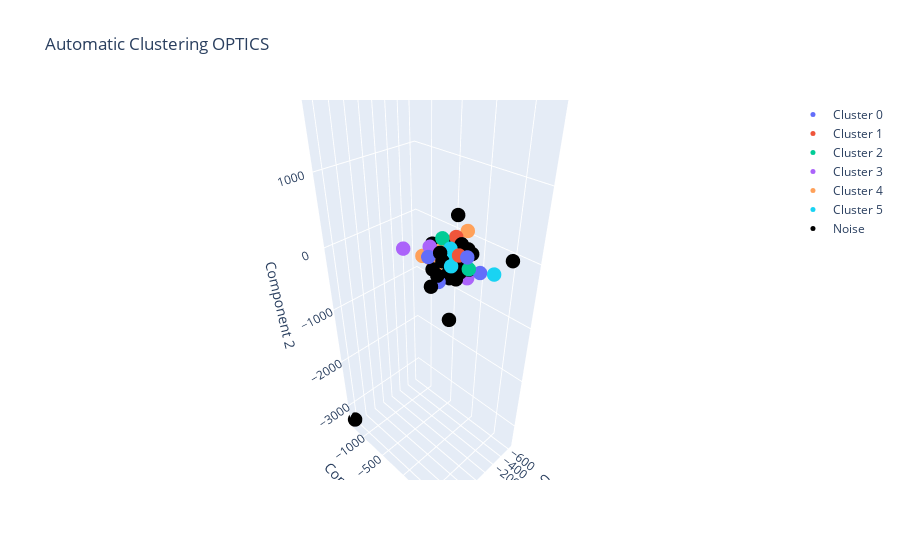

Write notebook code for a chart like this one.
### Markdown cell above
## Step 2 - Unsupervised Learning
### Applying OPTICS clustering algorithm

- No need to specify the number of clusters in advance;
- Robust to outliers;
- Suitable for clusters with varying density


The first method is to use the OPTICS clustering algorithm and letting the built-in automatic 
procedure to select the most suitable $\epsilon$ for each cluster.

### Code cell
clustered_pairs, clust = ps.cluster_using_optics(min_samples=3)
ps.plot_clustering_info(method='OPTICS', n_dimensions=3)

### Figure 1 — Plotly figure (JSON) as saved in the notebook; plotly's stock layout.template omitted (floating-point values rounded to 4 significant figures)
{"data": [{"marker": {"size": 5}, "mode": "markers", "name": "Cluster 0", "type": "scatter3d", "x": [116.7, -248.7, 295.6, 42.84], "y": [-83.08, 278.4, -86.17, 301.2], "z": [-315.8, -182.9, 126.5, 177.8]}, {"marker": {"size": 5}, "mode": "markers", "name": "Cluster 1", "type": "scatter3d", "x": [34.52, -169.7, -185.6, -179.6], "y": [166.3, -272.9, -25.93, -75.44], "z": [143.7, -94.19, -220.1, 214.0]}, {"marker": {"size": 5}, "mode": "markers", "name": "Cluster 2", "type": "scatter3d", "x": [51.0, -23.22, 40.45], "y": [-92.16, 279.9, -124.2], "z": [279.2, -23.3, -39.48]}, {"marker": {"size": 5}, "mode": "markers", "name": "Cluster 3", "type": "scatter3d", "x": [407.4, -228.1, 173.3], "y": [-401.1, 93.84, -183.5], "z": [156.9, -338.2, 177.0]}, {"marker": {"size": 5}, "mode": "markers", "name": "Cluster 4", "type": "scatter3d", "x": [98.63, 114.0, 165.7, 25.18, -407.0], "y": [-170.3, -373.8, -195.1, -115.5, -86.24], "z": [-173.4, -58.2, 10.15, 114.7, 207.7]}, {"marker": {"size": 5}, "mode": "markers", "name": "Cluster 5", "type": "scatter3d", "x": [145.1, -176.2, -45.42, -25.9, 35.6, -132.2, -202.9], "y": [145.6, -83.67, -6.826, -32.93, 28.07, -129.5, 525.6], "z": [32.97, 47.19, 15.35, -143.4, 179.5, -98.18, -69.09]}, {"marker": {"size": 5}, "mode": "markers", "name": "Cluster 6", "type": "scatter3d", "x": [], "y": [], "z": []}, {"marker": {"color": "black", "size": 5}, "mode": "markers", "name": "Noise", "type": "scatter3d", "x": [-243.2, -31.61, -116.3, 125.8, 204.2, 40.44, -67.46, -182.4, 289.2, -210.5, -158.6, -308.6, -172.3, 127.7, 184.8, -10.54, 297.9, -34.96, 879.1, -635.5, -114.7, 192.3, 92.6], "y": [-113.5, 136.3, 71.78, 211.6, -21.55, -273.3, 134.7, 151.0, -19.24, 166.4, 793.0, 19.35, 39.56, -13.51, 1.389, -262.3, -37.72, -38.05, -1263.0, 700.3, -217.4, 180.9, 66.25], "z": [475.3, -141.2, 196.7, -131.5, -150.3, 129.3, 25.08, -161.6, -20.22, 59.83, 253.5, 25.19, -61.78, 26.8, 172.9, -47.22, -276.4, -309.7, -3329.0, 2300.0, 117.0, -733.6, -114.1]}], "layout": {"scene": {"xaxis": {"title": {"text": "Component 0"}}, "yaxis": {"title": {"text": "Component 1"}}, "zaxis": {"title": {"text": "Component 2"}}}, "title": {"text": "Automatic Clustering\nOPTICS"}}}
